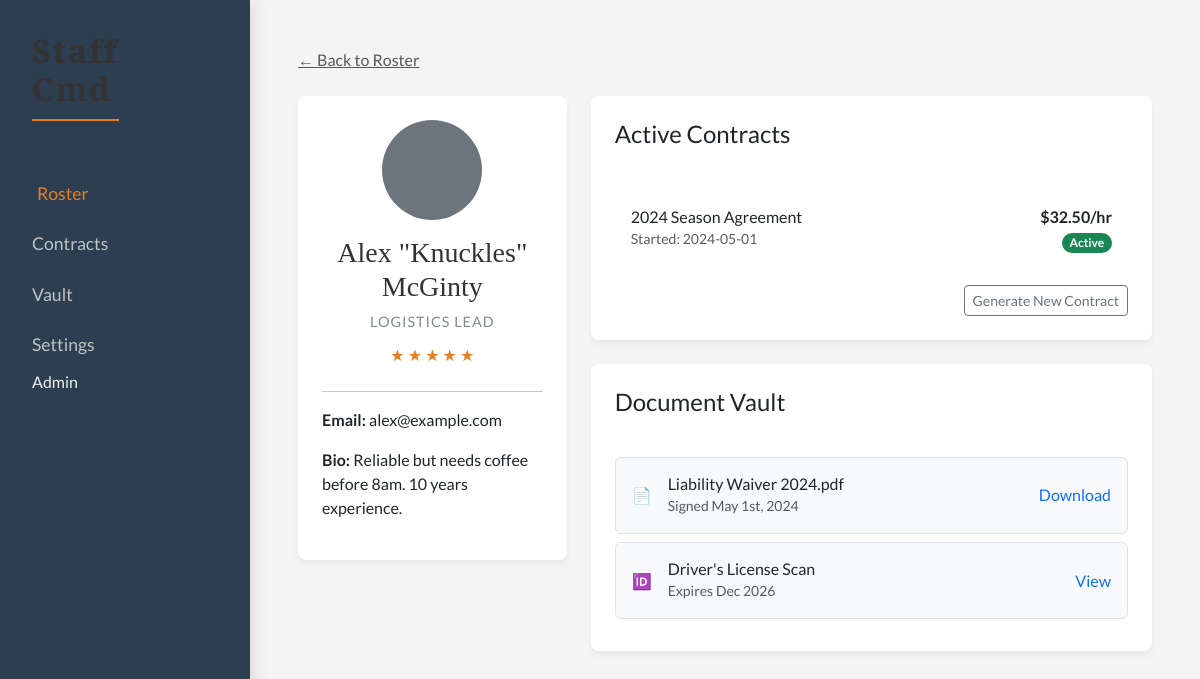
/worker/1, run on the app's committed database.
### tables this page shows
CREATE TABLE workers (
    id INTEGER PRIMARY KEY AUTOINCREMENT,
    name TEXT NOT NULL,
    role TEXT NOT NULL,
    tags TEXT,
    rating INTEGER DEFAULT 5,
    email TEXT,
    phone TEXT,
    bio TEXT,
    image_url TEXT
);

CREATE TABLE contracts (
    id INTEGER PRIMARY KEY AUTOINCREMENT,
    worker_id INTEGER NOT NULL,
    title TEXT NOT NULL,
    rate TEXT NOT NULL,
    start_date TEXT NOT NULL,
    end_date TEXT,
    terms TEXT,
    status TEXT DEFAULT 'Active',
    FOREIGN KEY (worker_id) REFERENCES workers (id)
);

### app.py (the view)
@app.route('/worker/<int:worker_id>')
def worker_detail(worker_id):
    cur = get_db().cursor()
    cur.execute("SELECT * FROM workers WHERE id = ?", (worker_id,))
    worker = cur.fetchone()
    cur.execute("SELECT * FROM contracts WHERE worker_id = ?", (worker_id,))
    contracts = cur.fetchall()
    return render_template('worker_detail.html', worker=worker, contracts=contracts)

### app.py (called while the page is built)
def get_db():
    db = getattr(g, '_database', None)
    if db is None:
        db = g._database = sqlite3.connect(DATABASE)
        db.row_factory = sqlite3.Row
    return db

@app.teardown_appcontext
def close_connection(exception):
    db = getattr(g, '_database', None)
    if db is not None:
        db.close()

### templates/worker_detail.html
{% extends 'base.html' %}
{% block content %}
<div class="mb-4">
    <a href="{{ url_for('dashboard') }}" class="text-muted">&larr; Back to Roster</a>
</div>
<div class="row">
    <div class="col-md-4">
        <div class="card card-custom">
            <div class="card-body text-center">
                <div class="bg-secondary rounded-circle mx-auto mb-3" style="width: 100px; height: 100px;"></div>
                <h3>{{ worker['name'] }}</h3>
                <p class="worker-role">{{ worker['role'] }}</p>
                <div class="mb-4">
                    {% for i in range(worker['rating']) %}
                        <span style="color: var(--accent);">★</span>
                    {% endfor %}
                </div>
                <hr>
                <div class="text-start">
                    <p><strong>Email:</strong> {{ worker['email'] }}</p>
                    <p><strong>Bio:</strong> {{ worker['bio'] }}</p>
                </div>
            </div>
        </div>
    </div>
    <div class="col-md-8">
        <div class="card card-custom mb-4">
            <div class="card-header bg-white border-0 pt-4 px-4">
                <h4>Active Contracts</h4>
            </div>
            <div class="card-body">
                {% if contracts %}
                    <div class="list-group list-group-flush">
                        {% for contract in contracts %}
                        <div class="list-group-item d-flex justify-content-between align-items-center py-3">
                            <div>
                                <h6 class="mb-0">{{ contract['title'] }}</h6>
                                <small class="text-muted">Started: {{ contract['start_date'] }}</small>
                            </div>
                            <div class="text-end">
                                <span class="d-block fw-bold">{{ contract['rate'] }}</span>
                                <span class="badge bg-success rounded-pill">{{ contract['status'] }}</span>
                            </div>
                        </div>
                        {% endfor %}
                    </div>
                {% else %}
                    <p class="text-muted text-center py-4">No active contracts found.</p>
                {% endif %}
                <div class="mt-3 text-end">
                    <button class="btn btn-outline-secondary btn-sm">Generate New Contract</button>
                </div>
            </div>
        </div>
        <div class="card card-custom">
            <div class="card-header bg-white border-0 pt-4 px-4">
                <h4>Document Vault</h4>
            </div>
            <div class="card-body">
                <div class="d-flex align-items-center p-3 border rounded mb-2 bg-light">
                    <span class="me-3">📄</span>
                    <div class="flex-grow-1">
                        <h6 class="mb-0">Liability Waiver 2024.pdf</h6>
                        <small class="text-muted">Signed May 1st, 2024</small>
                    </div>
                    <a href="#" class="text-decoration-none">Download</a>
                </div>
                 <div class="d-flex align-items-center p-3 border rounded mb-2 bg-light">
                    <span class="me-3">🆔</span>
                    <div class="flex-grow-1">
                        <h6 class="mb-0">Driver's License Scan</h6>
                        <small class="text-muted">Expires Dec 2026</small>
                    </div>
                    <a href="#" class="text-decoration-none">View</a>
                </div>
            </div>
        </div>
    </div>
</div>
{% endblock %}

### static/css/style.css (style rules this page uses)
:root { --bg-color: #f4f4f4; --sidebar-bg: #2c3e50; --text-primary: #333; --accent: #e67e22; --card-bg: #ffffff; --font-heading: 'Cinzel', serif; --font-body: 'Lato', sans-serif; }
body { background-color: var(--bg-color); font-family: var(--font-body); display: flex; min-height: 100vh; margin: 0; overflow-x: hidden; }
h1, h2, h3 { font-family: var(--font-heading); color: var(--text-primary); }
.card-custom { background: var(--card-bg); border: none; border-radius: 8px; box-shadow: 0 4px 6px rgba(0,0,0,0.05); transition: transform 0.2s, box-shadow 0.2s; overflow: hidden; }
.card-body { padding: 1.5rem; }
.worker-role { color: #7f8c8d; font-size: 0.9rem; text-transform: uppercase; letter-spacing: 1px; margin-bottom: 10px; }

### data on the page
workers: name "Alex \"Knuckles\" McGinty", role "LOGISTICS LEAD", rating 5 (drawn), email "alex@example.com", bio "Reliable but needs coffee before 8am. 10 years experience."
contracts: title "2024 Season Agreement", start_date "2024-05-01", rate "$32.50/hr", status "Active"
